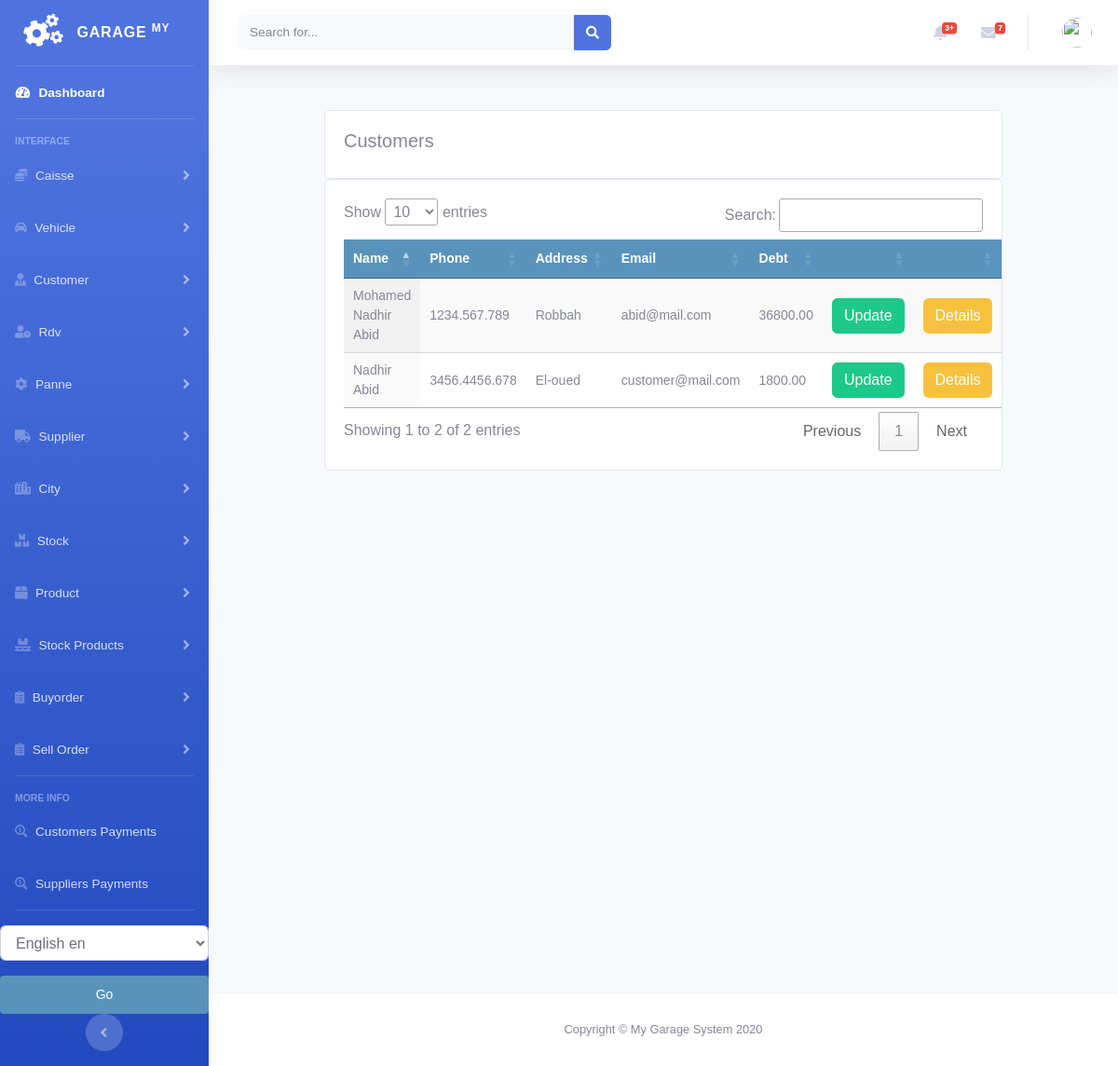
Page /customer/customer_list on the earlier database version.
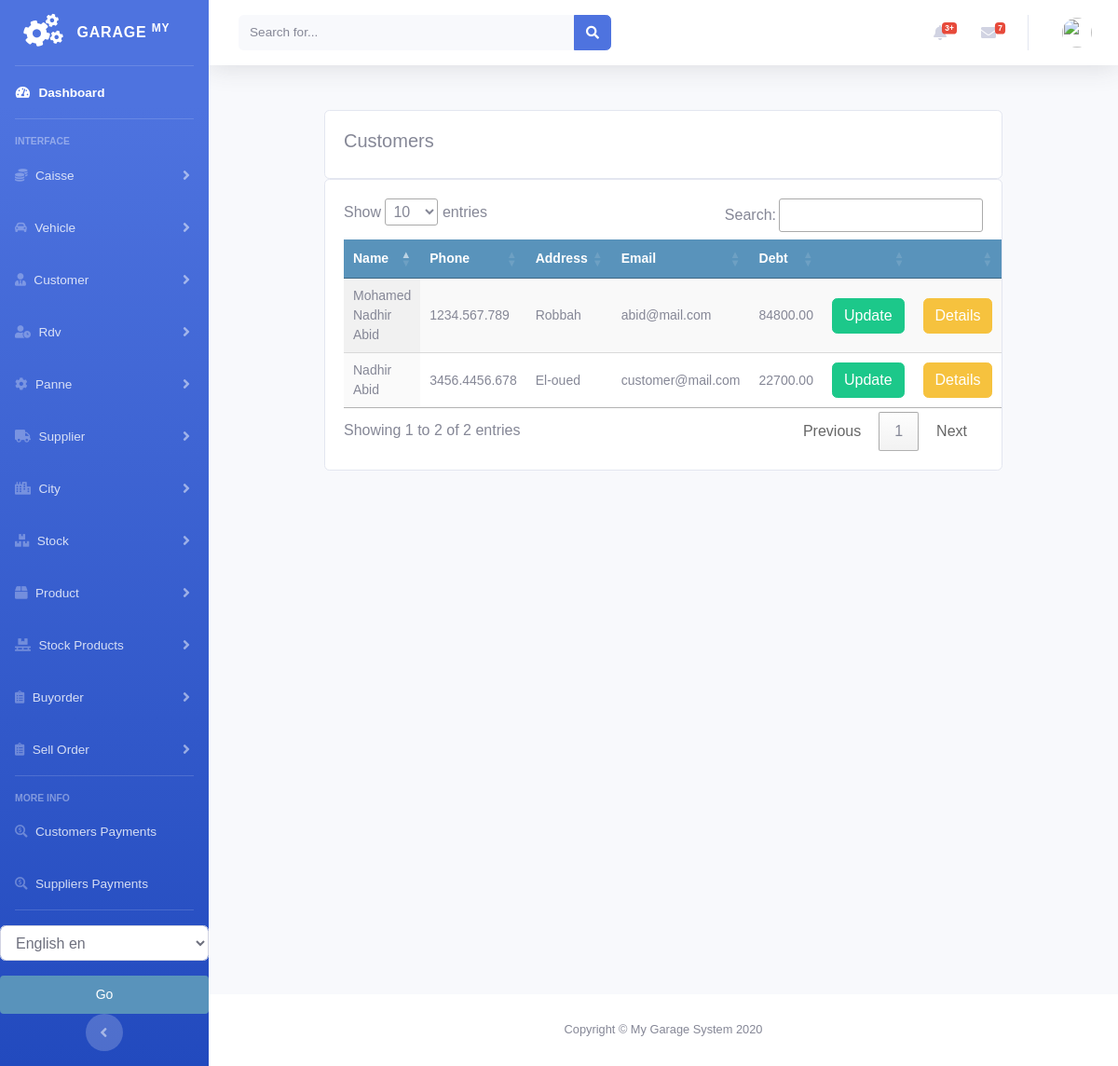
Same page on the later database version.
### customer/models.py (models this page shows, shortened)
class Customer(models.Model):
    user = models.OneToOneField(User, null=True, on_delete=models.CASCADE)
    firstname = models.CharField(max_length=250, null=True)
    lastname = models.CharField(max_length=250, null=True)
    address = models.CharField(max_length=200, null=True)
    phone = models.CharField(max_length=200, null=True)
    national_number = models.CharField(max_length=200, null=True)
    email = models.EmailField(null=True)
    date_created = models.DateTimeField(auto_now_add=True, null=True)
    date_joined = models.DateField(null=True)
    debt = models.DecimalField(max_digits=10, decimal_places=2, null=True)

### customer/views.py (the view)
# urls.py: path('customer_list', views.customer_list, name='customer_list'),
def customer_list(request):
    customers = Customer.objects.all()
    context = {
        'customers': customers
    }
    return render(request, 'customer/list_customer.html', context)

### customer/templates/customer/list_customer.html (shortened to what this page needs)
{% extends 'home.html' %}
{% load static %}
{% block content %}
<br>
<div class="container">
    <div class="row">
        <div class="col-md">
            <div class="card card-body">
                <h5>Customers</h5>
            </div>
            <div class="card card-body">
                <table id="table_id" class="display text-center">
                    <thead>
                    <tr>
                        <th>Name</th>
                        <th>Phone</th>
                        <th>Address</th>
                        <th>Email</th>
                        <th>Debt</th>
                        <th></th>
                        <th></th>
                    </tr>
                    </thead>
                    <tbody>
                    {% for customer in customers %}
                    <tr>
                        <td>
                            {{customer.firstname}} {{customer.lastname}}
                        </td>
                        <td>
                            {{customer.phone}}
                        </td>
                        <td>
                            {{customer.address}}
                        </td>
                        <td>
                            {{customer.email}}
                        </td>
                        <td>
                            {{customer.debt}}
                        </td>
                        <td>
                            <a class="btn btn-success "
                               href="{% url 'customer:update_customer' customer.id %}">Update</a>
                        </td>
                        <td>
                            <a class="btn btn-warning "
                               href="{% url 'customer:customer_detail' customer.id %}">Details</a>
                        </td>
                    </tr>
                    {% endfor %}
                    </tbody>
                </table>
            </div>
        </div>
    </div>
</div>
{% endblock %}
{% block jsscript %}
<link rel="stylesheet" type="text/css" href="https://cdn.datatables.net/1.10.22/css/jquery.dataTables.css">
{% endblock %}

Differences in the rows shown:
changed Customer "Mohamed Nadhir": debt "36800.00" → "84800.00"
changed Customer "Nadhir": debt "1800.00" → "22700.00"
